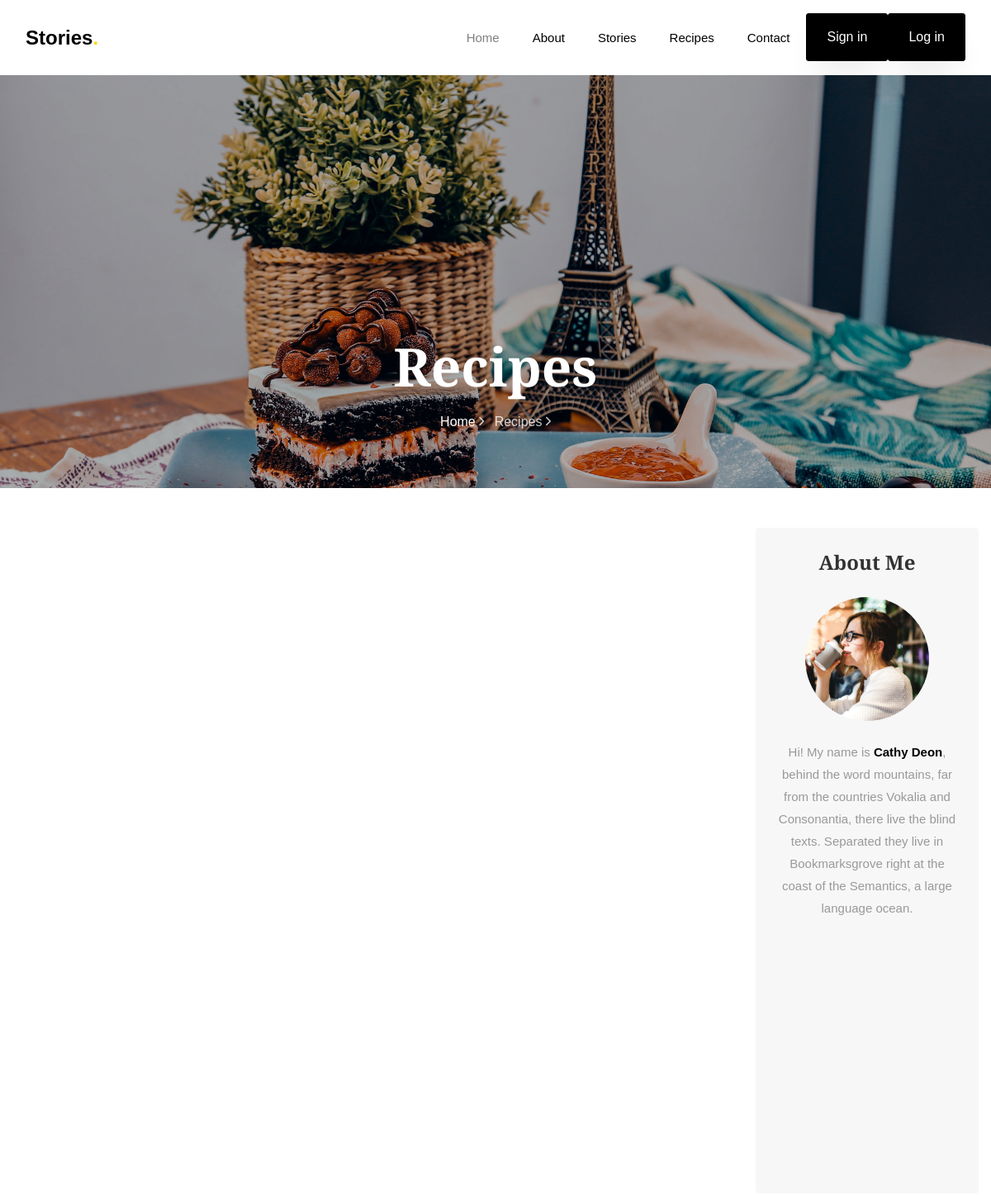
Before: /recipes/ (upper part) with the older database file.
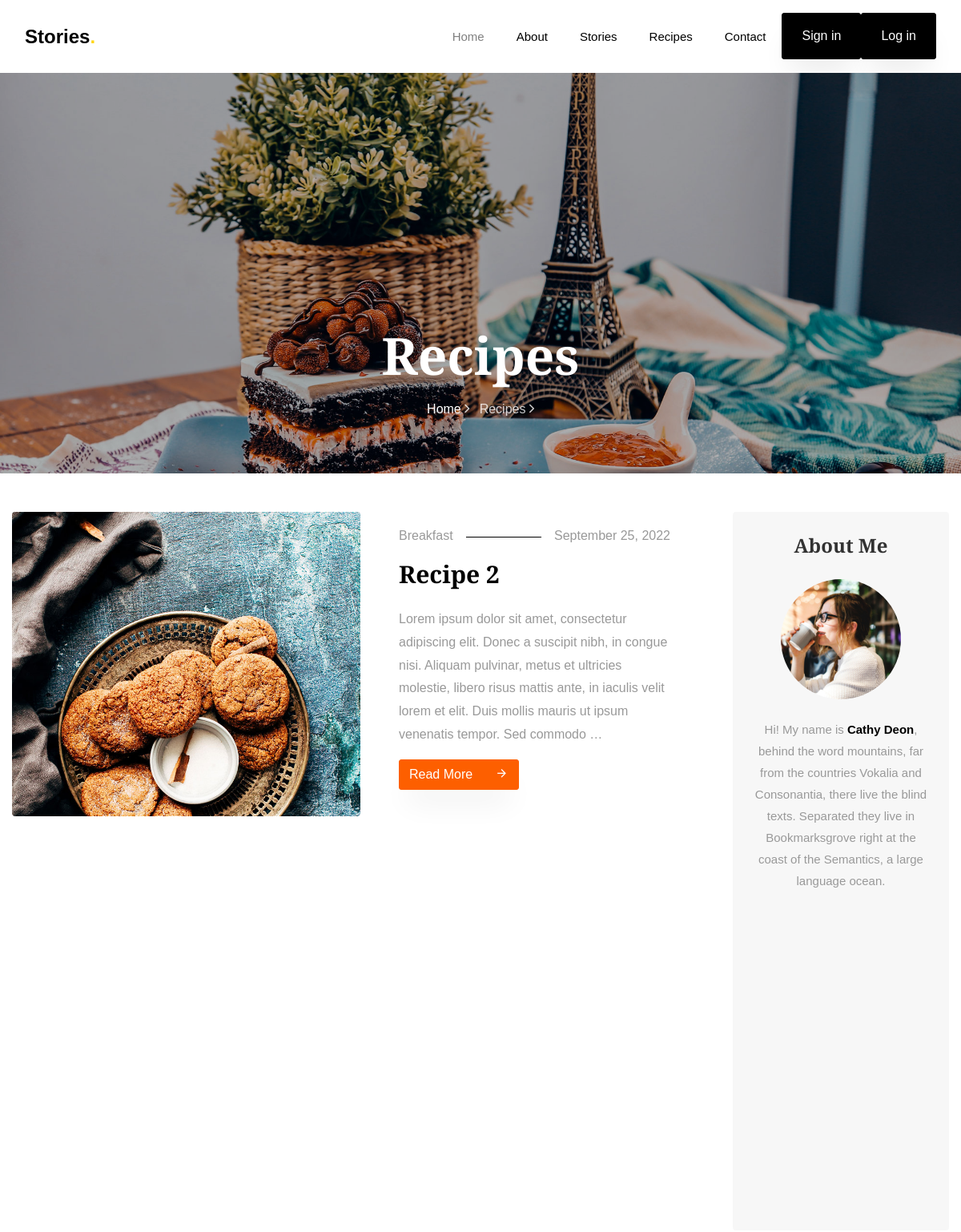
After: the same page with the newer database file.
### story/models.py (models this page shows, shortened)
class recipe(models.Model):
    name = models.CharField(max_length=100)
    cover_image = models.ImageField(upload_to="recipe_cover_images")
    text = models.TextField()
    date = models.DateTimeField(auto_now_add=True)
    category = models.ForeignKey(category, on_delete=models.CASCADE, related_name='recipe_of_category')
    user = models.ForeignKey(user, on_delete=models.CASCADE, related_name='recipe_of_user')
    tag = models.ManyToManyField(tag, related_name="tag_of_recipe")
    class Meta:
        verbose_name = "Recipe"
        verbose_name_plural = "Recipes"

class category(models.Model):
    name = models.CharField(max_length=50, unique=True)
    class Meta:
        verbose_name = "Category"
        verbose_name_plural = "Categories"

### story/views.py (the view)
# urls.py: path('recipes/', RecipeView.as_view(), name = 'recipes'),
class RecipeView(ListView):
    template_name = 'recipes.html'
    model = recipe
    context_object_name = 'recipes'
    paginate_by = 6
    def get_queryset(self):
        category = self.request.GET.get('category')
        if category != None:
            return recipe.objects.order_by("-date").filter(category__name=category).all()
        return recipe.objects.order_by("-date").all()
    def get_context_data(self, **kwargs):
        context = super(RecipeView, self).get_context_data(**kwargs)
        context['categories'] = recipe.objects.values_list('category', flat = True).distinct().values('category__name').annotate(count = Count('category'))
        return context

### story/templates/recipes.html (shortened to what this page needs)
{% extends 'base.html' %}
{% load static %}
{% block content %}
    <section class="hero-wrap hero-wrap-2" style="background-image: url({% static 'images/bg_4.jpg' %});">
        <div class="overlay"></div>
        <div class="container">
            <div class="row no-gutters slider-text align-items-end justify-content-center">
                <div class="col-md-9 ftco-animate pb-5 text-center">
                    <h1 class="mb-3 bread">Recipes</h1>
                    <p class="breadcrumbs"><span class="mr-2"><a href="index.html">Home <i
                            class="ion-ios-arrow-forward"></i></a></span> <span>Recipes <i
                            class="ion-ios-arrow-forward"></i></span></p>
                </div>
            </div>
        </div>
    </section>
    <section class="ftco-section">
        <div class="container">
            <div class="row">
                <div class="col-lg-9">
                    <div class="row">
                        {% for recipe in recipes %}
                            <div class="col-md-6 col-lg-12 ftco-animate">
                                <div class="blog-entry d-lg-flex">
                                    <div class="half">
                                        <a href="{% url 'single_recipe' recipe.pk %}" class="img d-flex align-items-end"
                                        style="background-image: url({{ recipe.cover_image.url }});">
                                        </a>
                                    </div>
                                    <div class="text px-md-4 px-lg-5 half pt-3">
                                        <p class="meta d-flex"><span class="pr-3">{{ recipe.category.name }}</span><span class="ml-auto pl-3">{{ recipe.date|date:'F d, Y' }}</span>
                                        </p>
                                        <h3><a href="{% url 'single_recipe' recipe.pk %}">{{ recipe.name }}</a></h3>
                                        <p>{{ recipe.text|truncatewords:40 }}</p>
                                        <p class="mb-0"><a href="{% url 'single_recipe' recipe.pk %}" class="btn btn-primary">Read More <span
                                                class="icon-arrow_forward ml-4"></span></a></p>
                                    </div>
                                </div>
                            </div>
                        {% endfor %}
                    </div>
                </div>
                <div class="col-lg-3">
                    <div class="sidebar-wrap">
                        {% include 'about_me.html' %}
                    </div>
                </div>
            </div>
        </div>
    </section>
{% endblock %}

Changed rows visible on the page:
added recipe: cover_image (picture), category.name "Breakfast", date "September 25, 2022", name "Recipe 2", text "Lorem ipsum dolor sit amet, consectetur adipiscing elit. Donec a suscipit nibh, in congue nisi. Aliquam pulvinar, metus et ultricies molestie, libero risus mattis ante, in iaculis velit lorem et elit. Duis mollis mauris ut ipsum venenatis tempor. Sed commodo …"
